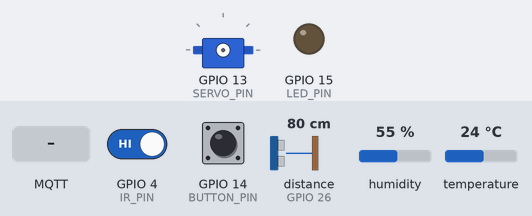
A sketch run on a simulated ESP32. Shown: servo, output pins drawn as LEDs (lit = HIGH). Inputs (shaded band) come from the test bench; at power-on: GPIO 4 (IR_PIN) HIGH, GPIO 14 (BUTTON_PIN) HIGH, distance to the obstacle (sensor on GPIO 26) 80 cm, humidity 55 %, temperature 24 °C. The echo pulse lasts 58.3 µs per cm; WiFi joins after 1.5 s; servers stay silent unless stated; random numbers use the default seed unless the sketch sets one; no MQTT or app messages arrive unless stated; not simulated (calls return 0 or success): secret.h; names the files do not define were given values by the test bench: MQTT_PORT = 1883; pins used as bus, display or sensor lines are not drawn; what the sketch prints to the serial monitor is not drawn.

Above: at 2.7 s.
2.8 s: GPIO 4 (IR_PIN) driven LOW
At 4.0 s:
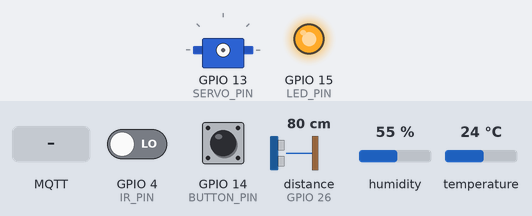
4.3 s: GPIO 14 (BUTTON_PIN) pulled LOW for 0.15 s
At 8.4 s:
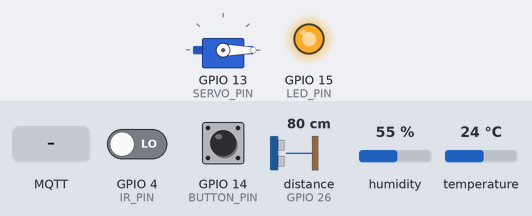
8.8 s: GPIO 4 (IR_PIN) driven HIGH
At 10.0 s:
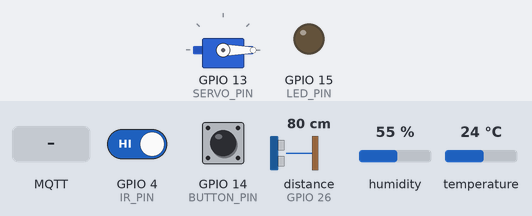
10.3 s: MQTT message "FEED" arrives on the first subscribed topic
At 10.7 s:
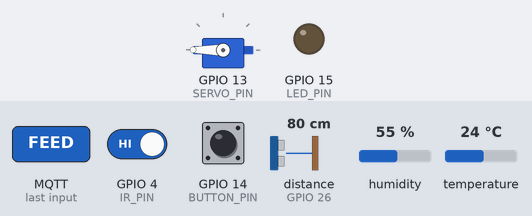
Timing chart, 0 to 14.8 s (numbered marks = the images above; inputs shaded):
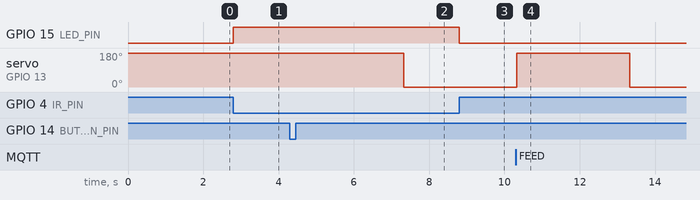

Measured:
- after the input at 2.8 s, GPIO 15 (LED_PIN): LOW → HIGH at once
- after the input at 4.3 s, servo on GPIO 13 (SERVO_PIN): 180° → 0° after 3.0 s
- after the input at 8.8 s, GPIO 15 (LED_PIN): HIGH → LOW at once
- after the input at 10.3 s, servo on GPIO 13 (SERVO_PIN): 0° → 180° at once, → 0° 3.0 s later

The sketch:

main.ino
```cpp
#include <WiFi.h>
#include <WiFiClientSecure.h>
#include <PubSubClient.h>
#include <ESP32Servo.h>
#include <DHT.h>
#include <ArduinoJson.h>
#include "secret.h"

// --- PIN DEFINITIONS ---
#define SERVO_PIN 13
#define TRIG_PIN 27
#define ECHO_PIN 26
#define IR_PIN 4
#define DHT_PIN 18
#define BUTTON_PIN 14
#define LED_PIN 15

// --- GLOBAL OBJECTS ---
DHT dht(DHT_PIN, DHT11);
Servo feederServo;

// --- TLS-MQTT Client ---
WiFiClientSecure secureClient;
PubSubClient client(secureClient);
// WiFiClient espClient;
// PubSubClient client(espClient);

// --- TIMING VARIABLES ---
unsigned long lastTelemetryTime = 0;
const long telemetryInterval = 10000;

// --- FUNCTIONS ---
// Ultrasonic Sensor
int getFoodLevel() {
  digitalWrite(TRIG_PIN, LOW);
  delayMicroseconds(2);
  digitalWrite(TRIG_PIN, HIGH);
  delayMicroseconds(10);
  digitalWrite(TRIG_PIN, LOW);

  long duration = pulseIn(ECHO_PIN, HIGH);
  int distanceCm = duration * 0.034 / 2;

  Serial.printf("Ultrasonic sensor: Length %d cm\n", distanceCm);

  // Assume box height is 10 cm
  int maxDepth = 10;
  int minDepth = 1;

  int percentage = map(distanceCm, maxDepth, minDepth, 0, 100);

  return constrain(percentage, 0, 100);
}

// Servo Motor Control
void dispenseFood(String source) {
  Serial.println("--------------------------------");
  Serial.printf("STATUS: Feeding %s\n", source.c_str());

  feederServo.attach(SERVO_PIN);
  feederServo.write(180);
  delay(3000);
  feederServo.write(0);
  delay(500);
  feederServo.detach();

  StaticJsonDocument<200> doc;
  doc["device_id"] = DEVICE_ID;
  doc["type"]      = "FEEDING_COMPLETE";
  doc["source"]    = source;
  doc["food_remaining"] = getFoodLevel();

  char jsonBuffer[512];
  serializeJson(doc, jsonBuffer);

  if (client.publish(EVENT_TOPIC, jsonBuffer)) {
    Serial.println("SUCCESS: Info updated to MQTT");
  } else {
    Serial.println("ERROR: Failed to send MQTT message");
  }

  Serial.println("--------------------------------");
}

// --- MQTT Functions ---
void callback(char* topic, byte* payload, unsigned int length) {
  Serial.print("Message arrived [");
  Serial.print(topic);
  Serial.print("]: ");

  String message;
  for (int i = 0; i < length; i++) {
    message += (char)payload[i];
  }
  Serial.println(message);

  // Check if the message says "FEED"
  if (String(topic) == COMMAND_TOPIC) {
    if (message.indexOf("FEED") >= 0) {
      dispenseFood("SYSTEM");
    }
  }
}

// Reconnect Loop
void reconnect() {
  while (!client.connected()) {
    Serial.print("Attempting MQTT connection...");

    String clientId = "ESP32Client-";
    clientId += String(random(0xffff), HEX);

    if (client.connect(clientId.c_str(), MQTT_USER, MQTT_PASS)) {
      Serial.println("connected");

      client.subscribe(COMMAND_TOPIC);
    } else {
      Serial.print("failed, rc=");
      Serial.print(client.state());
      Serial.println(" try again in 5 seconds");
      delay(5000);
    }
  }
}

void setup() {
  Serial.begin(9600);

  // Hardware Initialize
  pinMode(TRIG_PIN, OUTPUT);
  pinMode(ECHO_PIN, INPUT);
  pinMode(IR_PIN, INPUT);
  pinMode(LED_PIN, OUTPUT);
  pinMode(BUTTON_PIN, INPUT_PULLUP);
  dht.begin();

  // WiFi Connect
  delay(10);
  Serial.println();
  Serial.print("Connecting to ");
  Serial.println(WIFI_SSID);

  WiFi.begin(WIFI_SSID, WIFI_PASS);
  while (WiFi.status() != WL_CONNECTED) {
    delay(500);
    Serial.print(".");
  }
  Serial.println("");
  Serial.println("WiFi connected");
  Serial.println("IP address: ");
  Serial.println(WiFi.localIP());

  secureClient.setCACert(ca_cert);
  secureClient.setInsecure();

  // MQTT Initialize
  client.setServer(MQTT_SERVER, MQTT_PORT);
  client.setCallback(callback);
}

void loop() {
  if (!client.connected()) {
    reconnect();
  }
  client.loop();

  // Pet detection
  if (digitalRead(IR_PIN) == LOW) {
    digitalWrite(LED_PIN, HIGH); // Pet Detected -> Turn LED ON
  } else {
    digitalWrite(LED_PIN, LOW);  // No Pet -> Turn LED OFF
  }

  // Manual feeding button
  if (digitalRead(BUTTON_PIN) == LOW) {
    Serial.println("Manual feeding triggered");
    dispenseFood("MANUAL");
    delay(500);
  }

  // Every 10s, send telemetry
  unsigned long currentMillis = millis();
  if (currentMillis - lastTelemetryTime >= telemetryInterval) {
    lastTelemetryTime = currentMillis;

    int foodLevel = getFoodLevel();
    float temp = dht.readTemperature();
    float humidity = dht.readHumidity();
    bool detected = (digitalRead(IR_PIN) == LOW);

    // Error handling
    if (isnan(temp) || isnan(humidity)) {
      Serial.println("Failed to read from DHT sensor!");
      temp = 0;
      humidity = 0;
    }

    StaticJsonDocument<256> doc;
    doc["device_id"] = DEVICE_ID;
    doc["food_level"] = foodLevel;
    doc["temp"] = temp;
    doc["humidity"] = humidity;
    doc["detected"] = detected;

    char jsonBuffer[512];
    serializeJson(doc, jsonBuffer);

    client.publish(TELEMETRY_TOPIC, jsonBuffer);

    Serial.print("Sent Telemetry: ");
    Serial.println(jsonBuffer);
  }
}
```
